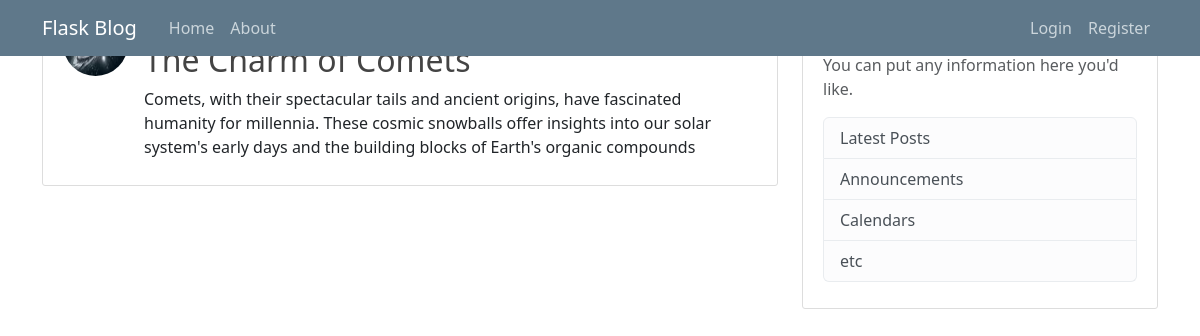
Screenshot of /post/26 with the database file from the repository.
### app/models.py (models this page shows, shortened)
class Posts(db.Model):
    id = db.Column(db.Integer, primary_key=True)
    title = db.Column(db.String(20), nullable=False)
    date_posted = db.Column(db.DateTime, nullable=False, default=datetime.utcnow)
    content = db.Column(db.Text, nullable=False)
    user_id = db.Column(db.Integer, db.ForeignKey('user.id'),nullable=False)

### app/routes.py (the view)
@app.route("/post/<int:post_id>")# type: ignore
def post(post_id):# type: ignore
    post = Posts.query.get_or_404(post_id)# type: ignore
    return render_template('post.html', title=post.title, post=post)

### app/templates/post.html (shortened to what this page needs)
{% extends "layout.html" %}
{% block content %}
    <article class="media content-section">
        <div class="media-body">
        <div class="article-metadata">
            <a class="mr-2" href="{{ url_for('user_post', username=post.author.username)}}">{{ post.author.username }}</a>
            <small class="text-muted">{{ post.date_posted.strftime('%d-%m-%Y %H:%M') }}</small>
        </div>
        <h2 class="article-title">{{ post.title }}</h2>
        <p class="article-content">{{ post.content }}</p>
        </div>
    </article>
{% endblock content %}

### app/static/main.css (style rules this page uses)
body { background: #fafafa; color: #333333; margin-top: 5rem; }
h1, h2, h3, h4, h5, h6 { color: #444444; }
.content-section { background: #ffffff; padding: 10px 20px; border: 1px solid #dddddd; border-radius: 3px; margin-bottom: 20px; }
.article-title { color: #444444; }
.article-content { white-space: pre-line; }
.article-metadata { padding-bottom: 1px; margin-bottom: 4px; border-bottom: 1px solid #e3e3e3 }

### rows the page displays
Posts: title "The Charm of Comets", content "Comets, with their spectacular tails and ancient origins, have fascinated humanity for millennia. These cosmic snowballs offer insights into our solar system's early days and the building blocks of Earth's organic compounds"
